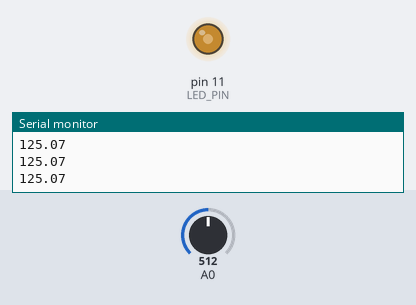
This sketch was run on a simulated Arduino Uno, built with avr-gcc and run on an emulated ATmega328P. Parts: output pins drawn as LEDs (lit = HIGH), the last lines printed to the serial monitor. The test bench sets the inputs (shaded band); at power-on: A0 = 512.

Above: at 1.2 s.
1.3 s: A0 set to 716
At 1.9 s:
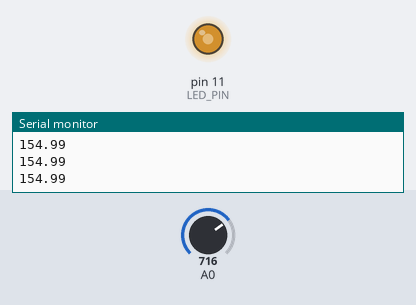
2.8 s: A0 set to 1023
At 3.3 s:
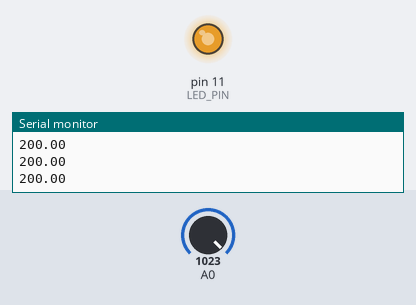
4.3 s: A0 set to 40
At 4.8 s:
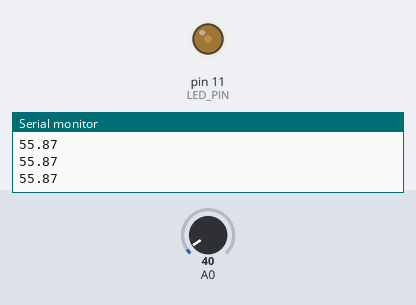
Timing chart, 0 to 7.3 s (numbered marks = the images above; inputs shaded):
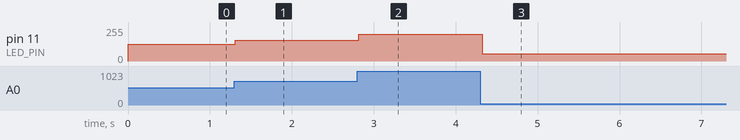

The sketch:

prog1_ex0403.ino
```cpp
/*prog1_ex0402 可変抵抗器でLEDの明るさ調整 ver.2*/
#define LED_PIN 11        //LEDが刺さっているピン
#define DUTY_MIN 50       //デューティー比の最小値（０－２５５）
#define DUTY_MAX 200      //デューティー比の最大値（０－２５５）

int volt_r=0;             //可変抵抗器の両端電圧を保管する場所
float duty=0.0;           // デューティー比（０．０－１．０）
void setup() {
  // put your setup code here, to run once:
pinMode(LED_PIN,OUTPUT);
Serial.begin(9600);
}

void loop() {
  // put your main code here, to run repeatedly:
volt_r=analogRead(A0);                                       //可変抵抗器の電圧を読み取り
duty=(float)(DUTY_MAX-DUTY_MIN)*volt_r/1023.0+DUTY_MIN;      //電圧をDUTYに変換
analogWrite(LED_PIN,(int)duty);                              //可変抵抗器の電圧に応じてLEDの明るさを設定
Serial.println(duty);
delay(100);
}
```

Measured:
- after the input at 1.3 s, pin 11 (LED_PIN): 125/255 → 154/255 at once
- after the input at 2.8 s, pin 11 (LED_PIN): 154/255 → 200/255 at once
- after the input at 4.3 s, pin 11 (LED_PIN): 200/255 → 55/255 at once
